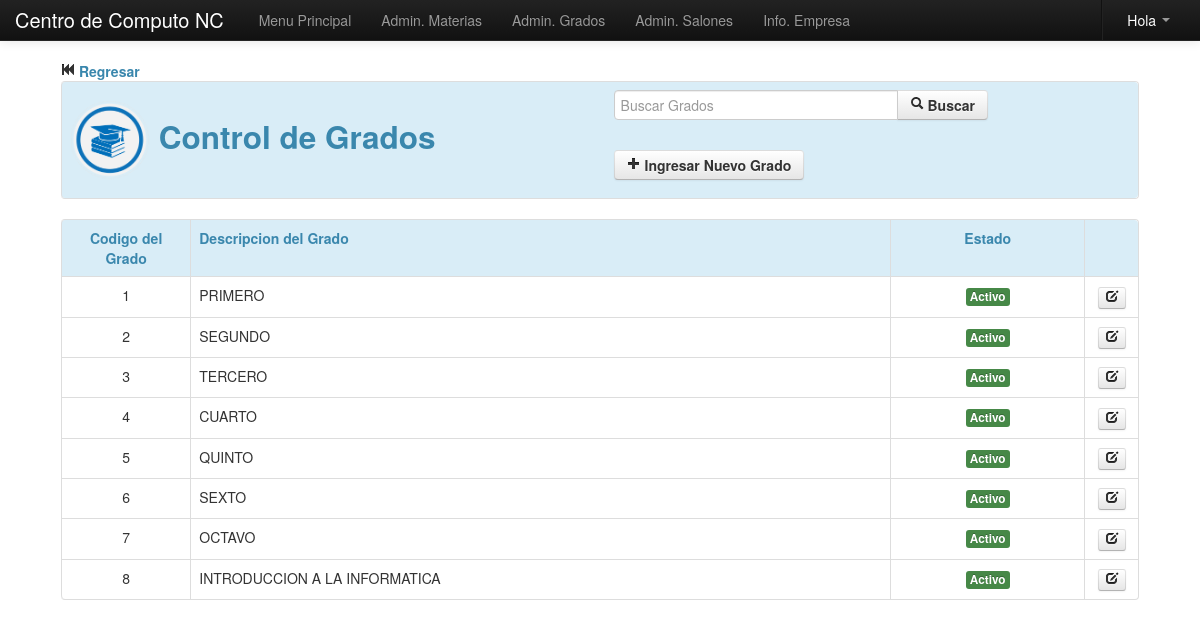
The page /Modulos/Datos/grado.php on the database its author committed.
### tables this page shows
CREATE TABLE IF NOT EXISTS `grado` (
  `id` int(11) NOT NULL AUTO_INCREMENT,
  `nombre` varchar(255) NOT NULL,
  `estado` varchar(255) NOT NULL,
  PRIMARY KEY (`id`)
);

### Modulos/Datos/grado.php (the view, shortened to what this page needs)
<?php
	include_once "class/class.php";
	include_once "../funciones.php";
?>
<!DOCTYPE html>
<html lang="es">
  <head>
    <link href="../../css/bootstrap.css" rel="stylesheet">
    <link href="../../css/bootstrap-responsive.css" rel="stylesheet">
  </head>
  <body>
    <?php include_once "../../menu/m_datos.php"; ?>
    <div align="center">
    <table width="90%">
      <tr>
        <td>
        	<a href="index.php" class="text-info"><i class="icon-fast-backward"></i> <strong>Regresar</strong></a>
        	<table class="table table-bordered">
            	<tr class="info">
                	<td>
                  	    <div class="row-fluid">
                            <div class="span6">
                            	<h2 class="text-info">
                                    <img src="img/grado.png" width="80" height="80">
                                    Control de Grados
                                </h2>
                            </div>
                            <div class="span6">
                            	<form name="form1" method="post" action="">
                                	<div class="input-append">
                                	<input type="text" name="buscar" class="input-xlarge" autocomplete="off" autofocus placeholder="Buscar Grados">
                                    <button type="submit" class="btn"><strong><i class="icon-search"></i> Buscar</strong></button>
                                    </div>
                          	    </form>
                                <a href="#nuevo" role="button" class="btn" data-toggle="modal">
                                	<strong><i class="icon-plus"></i> Ingresar Nuevo Grado</strong>
                                </a>
                            </div>
                    	</div>
                    </td>
              	</tr>
            </table>
            <table class="table table-bordered table-hover">
            	<tr class="info">
                	<td width="12%"><center><strong class="text-info">Codigo del Grado</strong></center></td>
                    <td width="65%"><strong class="text-info">Descripcion del Grado</strong></td>
                    <td width="18%"><center><strong class="text-info">Estado</strong></center></td>
                    <td width="5%"></td>
                </tr>
                <?php
					if(!empty($_POST['buscar'])){
						$buscar=limpiar($_POST['buscar']);
						$pa=mysql_query("SELECT * FROM grado WHERE nombre LIKE '%$buscar%' or id='$buscar'");
					}else{
						$pa=mysql_query("SELECT * FROM grado");
					}
					while($row=mysql_fetch_array($pa)){
				?>
                <tr>
                	<td><center><?php echo $row['id']; ?></center></td>
                    <td><?php echo $row['nombre']; ?></td>
                    <td><center><?php echo estado($row['estado']); ?></center></td>
                    <td>
                    	<center>
                        	<a href="#a<?php echo $row['id']; ?>" title="Editar Materia" role="button" class="btn btn-mini" data-toggle="modal">
                            	<i class="icon-edit"></i>
                            </a>
                        </center>
                    </td>
                </tr>
				<?php } ?>
            </table>
        </td>
      </tr>
    </table>
    </div>
  </body>
</html>

### menu/m_datos.php (shortened to what this page needs)
<div class="navbar navbar-inverse navbar-fixed-top">
      <div class="navbar-inner">
        <div class="container">
          <a class="brand" href="#">Centro de Computo NC</a>
          <div class="nav-collapse collapse">
            <ul class="nav">
              <li><a href="../../Principal.php">Menu Principal</a></li>
              <li><a href="materia.php">Admin. Materias</a></li>
              <li><a href="grado.php">Admin. Grados</a></li>
              <li><a href="salon.php">Admin. Salones</a></li>
              <li><a href="empresa.php">Info. Empresa</a></li>
            </ul>
            <ul class="nav pull-right">
                <li class="divider-vertical"></li>
                <li class="dropdown">
                  <a href="#" class="dropdown-toggle" data-toggle="dropdown">
                  	<span style="color:#FFF">Hola <?php echo $_SESSION['user_name']; ?></span> <b class="caret"></b>
                  </a>
            	</li>
          	</ul>
          </div>
        </div>
      </div>
    </div>

### Modulos/funciones.php (shortened to what this page needs)
<?php
	function estado($estado){
		if($estado=='s'){
			return '<span class="label label-success">Activo</span>';
		}else{
			return '<span class="label label-important">No Activo</span>';
		}
	}
?>

### Modulos/Datos/grado.php (style rules this page uses)
body { padding-top: 60px; padding-bottom: 40px; }

### rows shown on the page
grado: id "1", nombre "PRIMERO", estado "Activo"
grado: id "2", nombre "SEGUNDO", estado "Activo"
grado: id "3", nombre "TERCERO", estado "Activo"
grado: id "4", nombre "CUARTO", estado "Activo"
grado: id "5", nombre "QUINTO", estado "Activo"
grado: id "6", nombre "SEXTO", estado "Activo"
grado: id "7", nombre "OCTAVO", estado "Activo"
grado: id "8", nombre "INTRODUCCION A LA INFORMATICA", estado "Activo"
